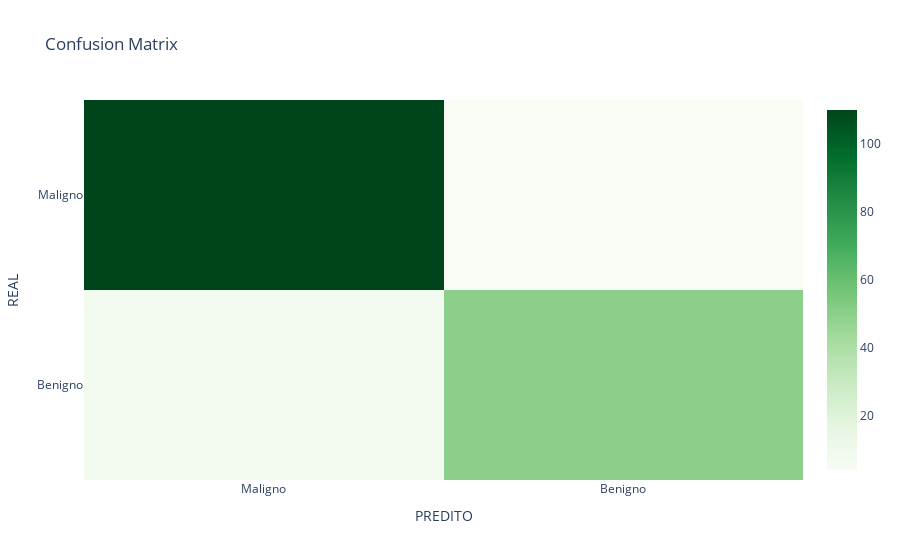

The cell this chart's notebook holds for it:
### Markdown cell above
# Implementando RFECV

### Code cell
from sklearn.feature_selection import RFECV

SEED = 123143
random.seed(SEED)

treino_x, teste_x, treino_y, teste_y = train_test_split(
    valores_exames_tratados, diagnostico, test_size=0.3
)

classificador = RandomForestClassifier(n_estimators=100)
classificador.fit(treino_x, treino_y)

selecionador_rfecv = RFECV(estimator=classificador, cv=5, scoring="accuracy", step=1)
selecionador_rfecv.fit(treino_x, treino_y)

treino_rfecv = selecionador_rfecv.transform(treino_x)
teste_rfecv = selecionador_rfecv.transform(teste_x)

classificador.fit(treino_rfecv, treino_y)
print(f"Acurácia após RFE: {classificador.score(teste_rfecv, teste_y) * 100:.2f}%")

matriz_confusao = confusion_matrix(teste_y, classificador.predict(teste_rfecv))
plot_confusion_matrix(matriz_confusao)

### Figure 1 — Plotly figure (JSON) as saved in the notebook; plotly's stock layout.template omitted (floating-point values rounded to 4 significant figures)
{"data": [{"colorscale": [[0, "rgb(247,252,245)"], [0.125, "rgb(229,245,224)"], [0.25, "rgb(199,233,192)"], [0.375, "rgb(161,217,155)"], [0.5, "rgb(116,196,118)"], [0.625, "rgb(65,171,93)"], [0.75, "rgb(35,139,69)"], [0.875, "rgb(0,109,44)"], [1, "rgb(0,68,27)"]], "hovertemplate": "REAL: %{y}<br>PREDITO: %{x}<br>QUANTIDADE: %{z}", "name": "", "type": "heatmap", "x": ["Maligno", "Benigno"], "y": ["Benigno", "Maligno"], "z": [[7, 50], [110, 4]]}], "layout": {"title": {"text": "Confusion Matrix"}, "xaxis": {"title": {"text": "PREDITO"}}, "yaxis": {"title": {"text": "REAL"}}}}
